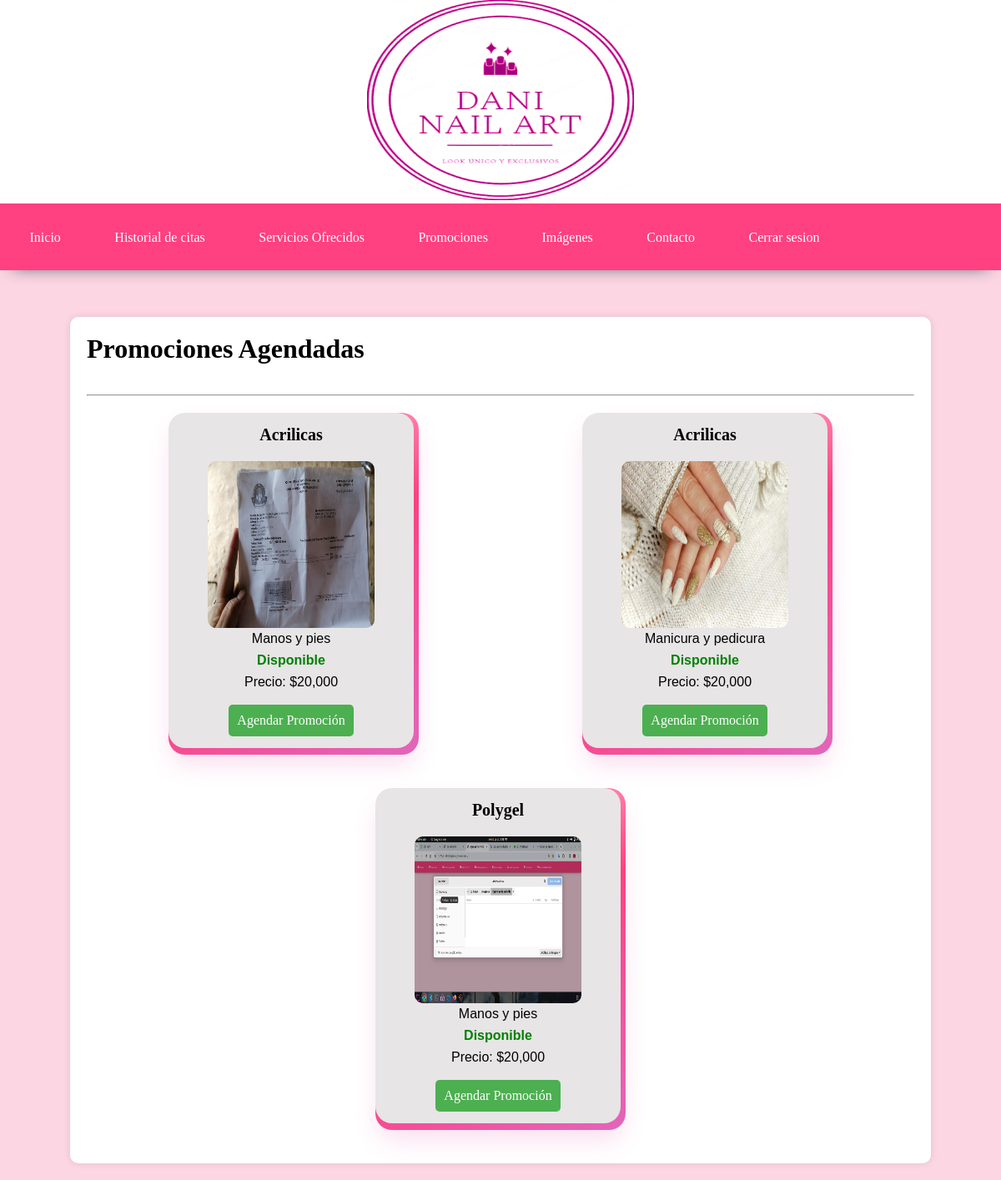
The app's page /promociones/ with its own data.
### DANI_NAIL_ART/models.py (models this page shows, shortened)
class Promociones(models.Model):
    nombre = models.CharField(max_length=100)
    descripcion = models.CharField(max_length=100)
    disponibilidad = models.BooleanField()
    precio = models.DecimalField(max_digits=10, decimal_places=3, validators=[MinValueValidator(0)])
    imagen = models.ImageField()

### DANI_NAIL_ART/views.py (the view)
# urls.py: path('promociones/', views.promociones, name='promociones'),
def promociones(request):
    promociones = Promociones.objects.all()
    return render(request, 'Promociones/Promociones.html', {'promociones': promociones})

### DANI_NAIL_ART/templates/Promociones/Promociones.html (shortened to what this page needs)
{% extends 'layouts/base_usuario.html' %}
{% load static %}
{% block content %}
<div class="contenedor">
    <h1>Promociones Agendadas</h1>
    <br>
    <br>
    <hr>
    <div class="contenedor-promocione">
        {% for promocion in promociones %}
        <div class="card">
            <div class="card__content">
                <h2>{{ promocion.nombre }}</h2>
                <img  class="imagen-promocion" src="{{ promocion.imagen.url }}" alt="{{ promocion.nombre }} imagen" onclick="mostrarImagen('{{ promocion.imagen.url }}')">
                <p>{{ promocion.descripcion }}</p>
                {% if promocion.disponibilidad %}
                <p class="disponible" >Disponible</p>
                {% else %}
                <p class="no-disponible">No disponible</p>
                {% endif %}
                <p>Precio: ${{ promocion.precio }}</p>
                <a href="{% url 'crear_cita' %}?nombre_servicio={{ promocion.nombre }}&descripcion_servicio={{ promocion.descripcion }}&precio_servicio={{ promocion.precio }}" class="boton-Agendar" {% if not promocion.disponibilidad %}style="display: none;"{% endif %}>Agendar Promoción</a>
            </div>
        </div>
        {% endfor %}
    </div>
</div>
{% endblock %}

### DANI_NAIL_ART/templates/layouts/base_usuario.html (shortened to what this page needs)
{% load static %}
<!DOCTYPE html>
<html lang="es">
    <head>
        <link rel="stylesheet" type="text/css" href="https://cdn.jsdelivr.net/npm/pikaday@1.8.0/css/pikaday.min.css">
    </head>
    <center>
        <div style="background-color: white;">
            <img src="{% static 'images/logoempresa.png' %}" class="logoempresa" alt="">
        </div>
    </center>
    <body>
    {% load static %}
    <nav class="navbar">
        <ul>
            <li><a href="{% url 'Menu' %}">Inicio</a></li>
            <li><a href="{% url 'lista_citas' %}">Historial de citas</a></li>
            <li><a href="{% url 'servicio_cliente' %}">Servicios Ofrecidos</a></li>
            <li><a href="{% url 'promociones' %}">Promociones</a></li>
            <li><a href="{% url 'galeria' %}">Imágenes</a></li>
            <li><a href="{% url 'contacto' %}">Contacto</a></li>
            <li><a href="{% url 'Salir' %}">Cerrar sesion</a></li>
        </ul>
    </nav>
</body>
</html>
{% block content %}
{% endblock %}

### DANI_NAIL_ART/templates/layouts/base_usuario.html (style rules this page uses)
* { padding: 0; margin: 0; box-sizing: border-box; }
.navbar { overflow: hidden; position: relative; width: rem; background-color: #333; box-shadow: rgb(38, 57, 77) 0px 10px 20px -15px; height: 5rem; }
.navbar a { float: left; display: block; color: white; text-align: center; padding: 20px 24px; text-decoration: none; }
ul { list-style: none; }
.navbar { background-color: #ff4081; padding: 10px; }
.navbar ul { list-style: none; margin: 0; padding: 0; display: flex; }
.navbar li { margin-right: 15px; }
body { background-color: #fcd6e2; }
.logoempresa { width: 20rem; height: 15rem; }

### DANI_NAIL_ART/templates/Promociones/Promociones.html (style rules this page uses)
.contenedor { width: 86%; margin: 20px auto; background-color: #fff; padding: 20px; border-radius: 10px; box-shadow: 0 0 10px rgba(0, 0, 0, 0.1); }
.contenedor-promocione { display: flex; flex-wrap: wrap; justify-content: space-around; }
.card { width: 300px; height: 410px; border-radius: 20px; margin: 20px; box-shadow: rgba(231, 77, 162, 0.2) 0 15px 30px -5px; background-image: linear-gradient(144deg, #ffffff, #ff4081 50%, #e266bb); position: relative; }
.card__content { background: rgb(231, 229, 230); border-radius: 20px; width: 98%; height: 98%; padding: 15px; text-align: center; }
.imagen-promocion { border-radius: 10px; margin-top: 10px; width: 200px; height: 200px; cursor: pointer; }
p { color: #000000; font-family: 'Arial', sans-serif; font-size: 16px; margin-bottom: 8px; }
h2 { font-size: 20px; margin-bottom: 10px; }
.disponible { color: green; font-weight: bold; }
.boton-Agendar { background-color: #4CAF50; color: white; padding: 10px; text-align: center; text-decoration: none; display: inline-block; font-size: 16px; border-radius: 5px; margin-top: 10px; cursor: pointer; }

### records on screen
Promociones: nombre "Acrilicas", imagen (picture), descripcion "Manos y pies", disponibilidad "Disponible", precio "20,000"
Promociones: nombre "Acrilicas", imagen (picture), descripcion "Manicura y pedicura", disponibilidad "Disponible", precio "20,000"
Promociones: nombre "Polygel", imagen (picture), descripcion "Manos y pies", disponibilidad "Disponible", precio "20,000"
